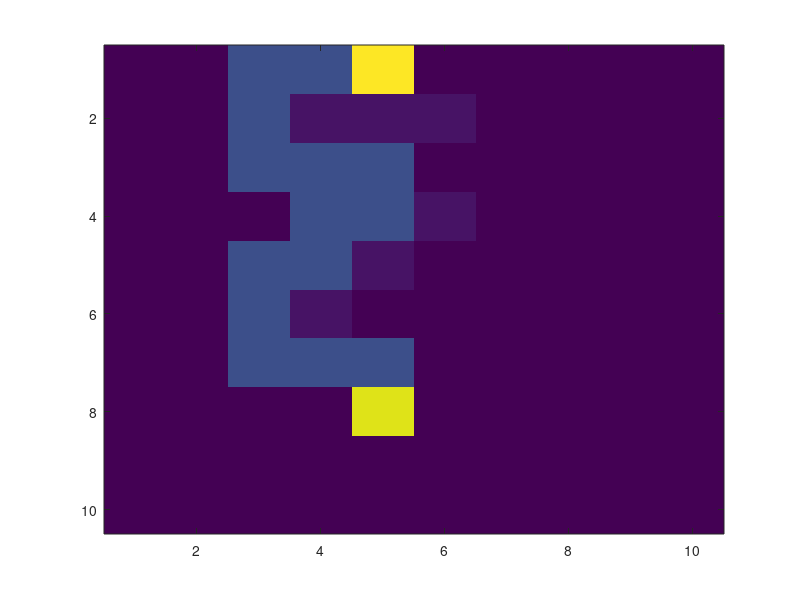

Reproduce this figure in MATLAB.
%Author: XH-Wang
%UCAS-SIA,Shenyang-China
%2018-07-11

clear,clc

startPosition = [1 5];
goalPosition = [8 5];

%载入地图，1代表障碍物，0为自由空间
map = [0 0 0 0 0 0 0 0 0 0;
       0 0 0 1 1 1 0 0 0 0;
       0 0 0 0 0 0 0 0 0 0;
       0 0 0 0 0 1 0 0 0 0;
       0 0 0 0 1 0 0 0 0 0;
       0 0 0 1 0 0 0 0 0 0;
       0 0 0 0 0 0 0 0 0 0;
       0 0 0 0 0 0 0 0 0 0;
       0 0 0 0 0 0 0 0 0 0;
       0 0 0 0 0 0 0 0 0 0;];
[mapRow, mapCol] = size(map);

if map(startPosition(1), startPosition(2))
    error('Parameters Error! in startPosition');
elseif map(goalPosition(1), goalPosition(2))
    error('Parameters Error! in goalPoaition');
end

%初始化open list 和 close list结构体。
closeList = struct('row', 0, 'col', 0, 'g', 0, 'h', 0);
closeListLength = 0;
openList = struct('row', 0, 'col', 0, 'g', 0, 'h', 0);
openListLength = 0;
%扫描方向
direction = [0, -1; 0, 1; -1, 0; 1, 0];

openList(1).row = startPosition(1);
openList(1).col = startPosition(2);
openListLength = openListLength + 1;

while openListLength > 0
    %寻找f最小的节点
    f = openList(1).g + openList(1).h;
    nodePosition = 1;%记录
    for i = 1:openListLength
        if f > openList(i).g + openList(i).h
            f = openList(i).g + openList(i).h;
            nodePosition = i;
        end
    end
    
    %将f最小的节点放入close list
    closeListLength = closeListLength + 1;
    closeList(closeListLength) = openList(nodePosition);
    openListLength = 0;
    
    if closeList(closeListLength).row == goalPosition(1) &&...
        closeList(closeListLength).col == goalPosition(2)    
        break;
    end
    
    for i = 1:4
        newPosition = [closeList(closeListLength).row, closeList(closeListLength).col] ...
                + direction(i, :);
        if all(newPosition > 0) && newPosition(1) <= mapRow ...
                && newPosition(2) <= mapCol ...
                && map(newPosition(1), newPosition(2)) ~= 1
            flag = false;
            for j = 1:closeListLength
                if closeList(j).row == newPosition(1)...
                        && closeList(j).col == newPosition(2)
                    flag = true;
                    break;
                end
            end
            
            if flag
                continue;
            end
            
            openListLength = openListLength + 1;
            openList(openListLength).row = newPosition(1);
            openList(openListLength).col = newPosition(2);
            openList(openListLength).g = closeList(closeListLength).g + 1;    
            openList(openListLength).h = abs(goalPosition(1) - ...
                openList(openListLength).row) + abs(goalPosition(2) - ...
                openList(openListLength).col);
        end
    end
end

map(startPosition(1), startPosition(2)) = 21;
map(goalPosition(1), goalPosition(2)) = 20;

for i = 2:closeListLength-1
    map(closeList(i).row, closeList(i).col) = 5;
    imagesc(map);
    pause(0.3);
end
